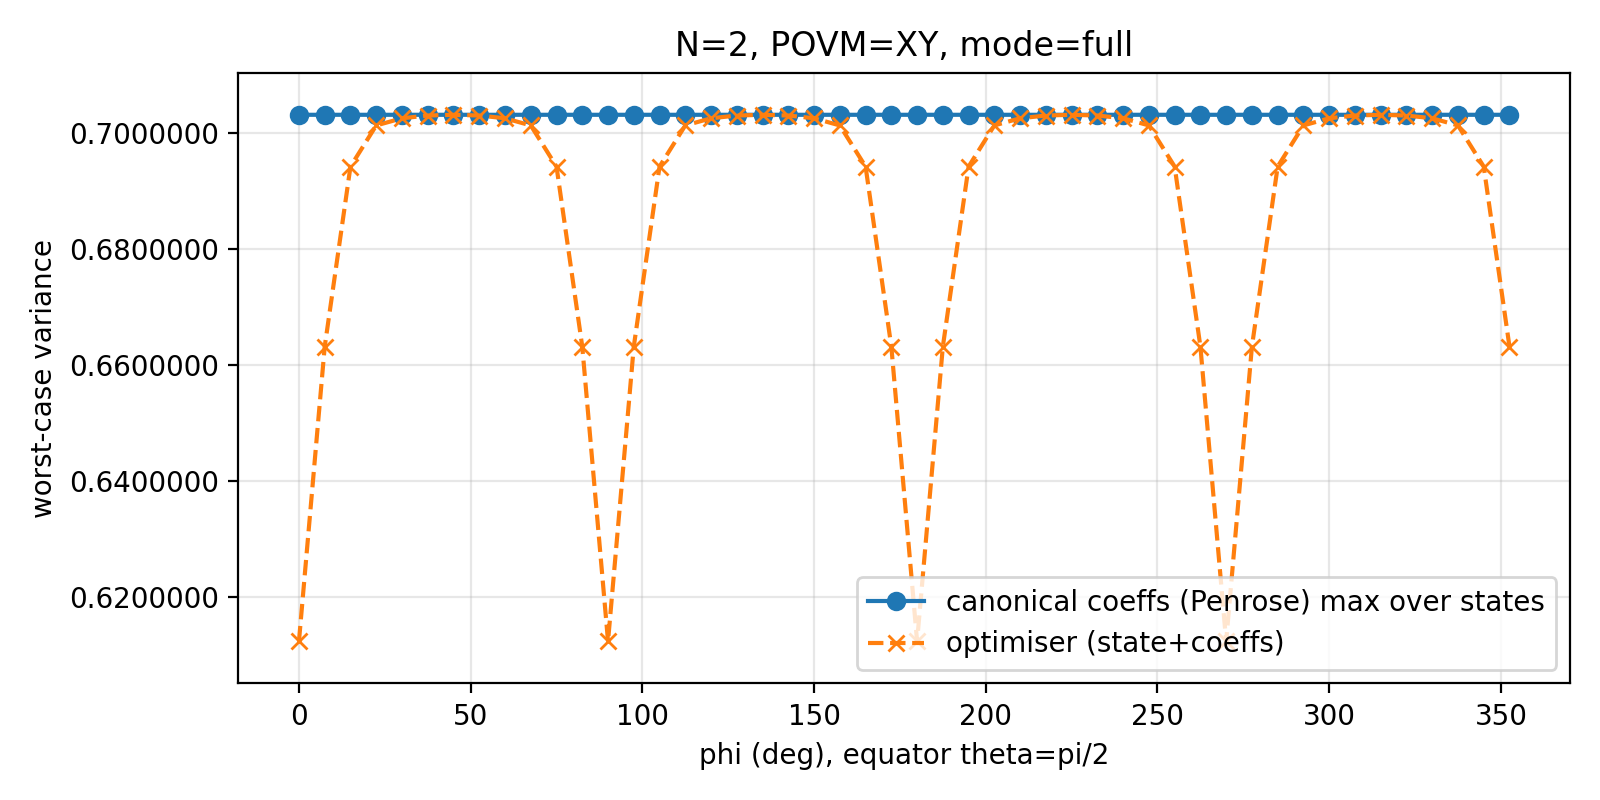

Source code (Python):
"""
Sweep equatorial observables (theta = pi/2, varying phi) and plot worst-case variance
for a Pauli-XY POVM. Shows optimiser (state+coeffs) and canonical coefficients baseline.
Works for single or multi-qubit (same equatorial projector tensorised).
"""

import os
import time
from typing import List

import jax
import jax.numpy as jnp
import numpy as np
import matplotlib.pyplot as plt
from matplotlib.ticker import FuncFormatter

import states_functions as sf
import povm_functions as pf
import opt_variance_coef as ocf

jax.config.update("jax_enable_x64", True)

# ---- Config (env overrides) ----
N = int(os.getenv("PHASE_N", 1))
STATE_MODE = os.getenv("STATE_CONSTRAINT", "full")
DENSITY_PHI = int(os.getenv("PHASE_DENSITY_PHI", 48))  # number of phi samples in [0, 2pi)

# state sampling (full mode)
SAMPLES_FULL_PURE = int(os.getenv("PHASE_SAMPLES_FULL_PURE", 800))
SAMPLES_FULL_MIX = int(os.getenv("PHASE_SAMPLES_FULL_MIX", 400))
# grids (product_pure mode)
DENSITY_STATE_TH = int(os.getenv("PHASE_STATE_TH", 64))
DENSITY_STATE_PH = int(os.getenv("PHASE_STATE_PH", 64))

# optimiser settings
OPT_STEPS = int(os.getenv("PHASE_OPT_STEPS", 2000))
OPT_LR = float(os.getenv("PHASE_OPT_LR", 5e-3))
OPT_RESTARTS = int(os.getenv("PHASE_OPT_RESTARTS", 4))
Y_PAD_FRAC = float(os.getenv("PHASE_Y_PAD_FRAC", 0.08))
N1_Y_HALFSPAN = float(os.getenv("PHASE_N1_Y_HALFSPAN", 2e-6))


def sample_states(bm) -> List[jnp.ndarray]:
    flat_states: List[jnp.ndarray] = []
    D = bm.shape[0]
    d = int(np.sqrt(D))

    if STATE_MODE.lower() == "product_pure":
        thetas = jnp.linspace(0, jnp.pi, DENSITY_STATE_TH)
        phis = jnp.linspace(0, 2 * jnp.pi, DENSITY_STATE_PH)
        for th in thetas:
            for ph in phis:
                rho1 = sf.qubit(th, ph)
                rhoN = pf.tensor_same(rho1, N)
                flat_states.append(sf.flatten_in_basis(rhoN, bm))
        return flat_states

    key = jax.random.PRNGKey(0)

    for _ in range(SAMPLES_FULL_PURE):
        key, sub = jax.random.split(key)
        psi = jax.random.normal(sub, (d,)) + 1j * jax.random.normal(sub, (d,))
        psi = psi / jnp.linalg.norm(psi)
        rho = jnp.outer(psi, jnp.conj(psi))
        flat_states.append(sf.flatten_in_basis(rho, bm))

    for _ in range(SAMPLES_FULL_MIX):
        key, sub = jax.random.split(key)
        G = jax.random.normal(sub, (d, d)) + 1j * jax.random.normal(sub, (d, d))
        rho = G @ jnp.conj(G.T)
        rho = rho / jnp.trace(rho)
        flat_states.append(sf.flatten_in_basis(rho, bm))

    rho_mm = jnp.eye(d, dtype=jnp.complex128) / d
    flat_states.append(sf.flatten_in_basis(rho_mm, bm))
    return flat_states


def _max_variance_with_restarts(loss, D, key, warm_start=None):
    """Maximise variance by minimising the corresponding negative-variance loss."""
    loss = jax.jit(loss)

    seeds = []
    if warm_start is not None:
        seeds.append(warm_start)
    while len(seeds) < max(1, OPT_RESTARTS):
        key, sub = jax.random.split(key)
        seeds.append(jax.random.normal(sub, (D,), dtype=jnp.float64))

    best_x = None
    best_val = None
    for x0 in seeds:
        xs, val = ocf._adam_minimize(loss, x0, steps=OPT_STEPS, lr=OPT_LR)
        if best_val is None or float(val) < float(best_val):
            best_val = val
            best_x = xs
    return float(-best_val), best_x, key


def canonical_worst(pcm, bm, obs, key, warm_start=None):
    flat_obs = sf.flatten_in_basis(obs, bm)
    can_em = jnp.linalg.pinv(pcm)
    coefs = can_em.T @ jnp.conj(flat_obs)
    D = bm.shape[0]
    loss = lambda x: jnp.real(ocf.variance_coef_freevars(x, pcm, bm, coefs))
    return _max_variance_with_restarts(loss, D, key, warm_start=warm_start)


def optimiser_worst(pcm, bm, obs, key, warm_start=None):
    d = len(obs)
    D = d ** 2
    flat_obs = sf.flatten_in_basis(obs, bm)
    loss = lambda x: ocf.var_state_optimisation(x, pcm, bm, flat_obs)
    return _max_variance_with_restarts(loss, D, key, warm_start=warm_start)


def main():
    sf.STATE_CONSTRAINT = STATE_MODE
    povm = pf.pauli_povm_single("X", "Y")
    povm_N = pf.tensor_same(povm, N)
    pcm, bm = pf.povm_coef_matrix(povm_N)

    phis = jnp.linspace(0, 2 * jnp.pi, DENSITY_PHI, endpoint=False)
    can_vals = []
    opt_vals = []
    key_can = jax.random.PRNGKey(0)
    key_opt = jax.random.PRNGKey(1)
    x_can = None
    x_opt = None

    t0 = time.time()
    for ph in phis:
        obs1 = sf.qubit(jnp.pi / 2, ph)
        obs = pf.tensor_same(obs1, N)
        can_v, x_can, key_can = canonical_worst(pcm, bm, obs, key_can, warm_start=x_can)
        opt_v, x_opt, key_opt = optimiser_worst(pcm, bm, obs, key_opt, warm_start=x_opt)
        can_vals.append(can_v)
        opt_vals.append(opt_v)
        print(f"phi={float(ph):.3f}: canonical={can_vals[-1]:.6f}, optimiser={opt_vals[-1]:.6f}")
    print(f"done in {time.time()-t0:.2f}s")

    ph_deg = np.array(phis) * 180 / np.pi
    can_np = np.array(can_vals)
    opt_np = np.array(opt_vals)

    fig, ax = plt.subplots(1, 1, figsize=(8, 4))
    ax.plot(ph_deg, can_np, marker="o", label="canonical coeffs (Penrose) max over states")
    ax.plot(ph_deg, opt_np, marker="x", linestyle="--", label="optimiser (state+coeffs)")
    ax.set_xlabel("phi (deg), equator theta=pi/2")
    ax.set_ylabel("worst-case variance")
    ax.set_title(f"N={N}, POVM=XY, mode={STATE_MODE}")
    all_vals = np.concatenate([can_np, opt_np])
    if N == 1:
        # N=1 XY equator is symmetry-flat around 0.5; show a fixed, readable band.
        ax.set_ylim(0.5 - N1_Y_HALFSPAN, 0.5 + N1_Y_HALFSPAN)
    else:
        y_min = float(np.min(all_vals))
        y_max = float(np.max(all_vals))
        y_span = max(y_max - y_min, 1e-12)
        pad = Y_PAD_FRAC * y_span
        ax.set_ylim(y_min - pad, y_max + pad)
    ax.yaxis.set_major_formatter(FuncFormatter(lambda y, _: f"{y:.7f}"))
    ax.yaxis.offsetText.set_visible(False)
    ax.grid(True, alpha=0.3)
    ax.legend()
    plt.tight_layout()
    plt.savefig("phase_equator_variance.png", dpi=200)
    plt.show()


if __name__ == "__main__":
    main()
